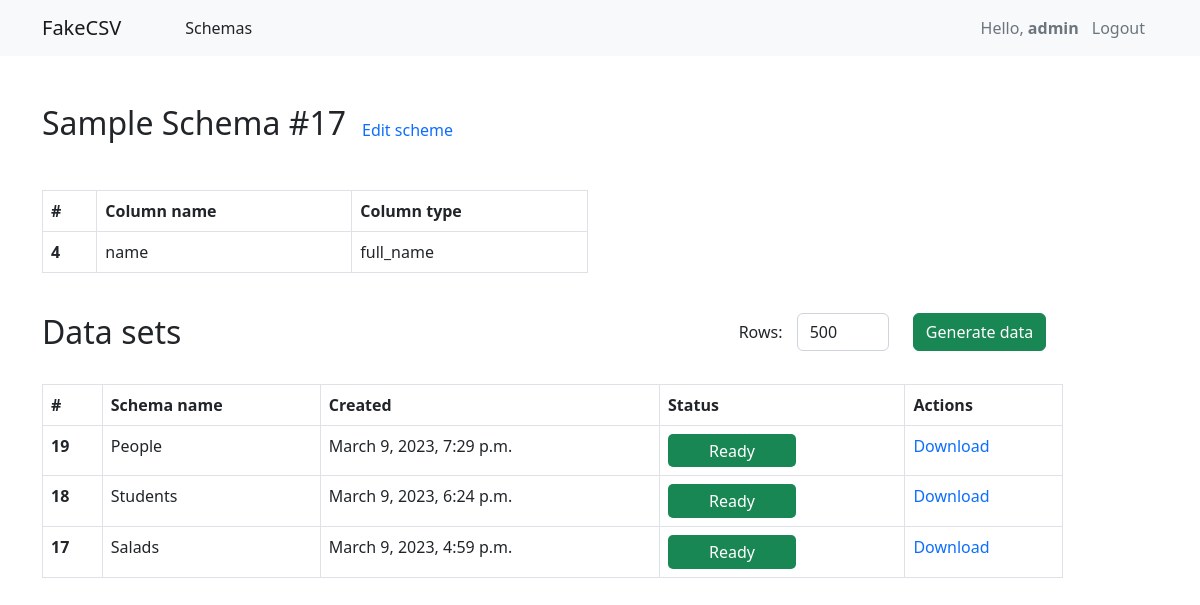
Page /data_sets/17 (signed in) on the committed database.
### main/models.py (models this page shows, shortened)
class Schema(models.Model):
    name = models.CharField(max_length=50)
    column_separator = models.CharField(max_length=5)
    string_character = models.CharField(max_length=5)
    creation_date = models.DateField(auto_now_add=True)
    updated = models.DateTimeField(auto_now=True)
    is_created = models.BooleanField(default=False)
    file_link = models.CharField(max_length=250, blank=True)
    class Meta:
        ordering = ('-updated',)
        verbose_name_plural = 'Schemas'

class ColumnItem(models.Model):
    col_name = models.CharField(max_length=50, blank=True, null=True)
    schema = models.ForeignKey(Schema, related_name='columns', on_delete=models.CASCADE)
    order = models.PositiveIntegerField(blank=True, null=True)
    range_min = models.PositiveIntegerField(blank=True, null=True)
    range_max = models.PositiveIntegerField(blank=True, null=True)
    col_type = models.CharField(max_length=20)
    user_id = models.CharField(max_length=20)
    class Meta:
        ordering = ('order',)

### main/views.py (the view)
# urls.py: path('data_sets/<int:pk>', views.data_sets_view, name='data_sets'),
@login_required()
def data_sets_view(request, pk):
    schemas = Schema.objects.all()
    schema = Schema.objects.get(id=pk)
    col_item = ColumnItem.objects.filter(schema=pk)
    data = {
        'schemas': schemas,
        'schema': schema,
        'col_item': col_item,
    }
    return render(request, 'main/data_sets.html', data)

### main/templates/main/data_sets.html (shortened to what this page needs)
{% extends 'index.html' %}
{% block content %}
    <div class="container fw-normal">
        <div class="row">
            <div class="d-flex align-items-end mt-5 mb-5">
                    <h2 class="mb-0">Sample Schema <span>#{{ schema.id }}</span></h2>
                    <div class="ms-3"><a href="/editing_schema/{{ schema.id }}" id="e_{{ schema.id }}" style="text-decoration: none">Edit scheme</a></div>
            </div>
            <div class="col-6">
                <table class="table col-6 table-bordered">
                    <thead>
                        <tr>
                            <th scope="col">#</th>
                            <th scope="col">Column name</th>
                            <th scope="col">Column type</th>
                        </tr>
                    </thead>
                    <tbody>
                        {% for col in col_item %}
                        <tr>
                            <th scope="row">{{ col.order }}</th>
                            <td>{{ col.col_name }}</td>
                            <td>{{ col.col_type }}</td>
                        </tr>
                        {% endfor %}
                    </tbody>
                </table>
            </div>
            <div class="col-11">
                <div class="row justify-content-between mt-4 mb-4">
                    <div class="col-3">
                        <h2>Data sets</h2>
                    </div>
                    <div class="col-4">
                        <div class="row align-items-center" method="post">
                            <div class="col-2">Rows:</div>
                                <div class="col-4"><input class="form-control" id="rows" type="number" value="500"></div>
                            <div class="col-6"><button class="btn btn-success" id="gen_data">Generate data</button></div>
                        </div>
                    </div>
                </div>
                <table class="table table-bordered fw-normal">
                    <thead>
                        <tr>
                            <th scope="col">#</th>
                            <th scope="col">Schema name</th>
                            <th scope="col">Created</th>
                            <th scope="col">Status</th>
                            <th scope="col">Actions</th>
                        </tr>
                    </thead>
                    <tbody>
                    {% for s in schemas %}
                        <tr id="s_{{ s.id }}">
                            <th scope="row">{{ s.id }}</th>
                            <td>{{ s.name }}</td>
                            <td>{{ s.updated }}</td>
                            {% if  s.is_created %}
                                <td><div id="indicator" class="ready">Ready</div></td>
                                <td><a href="/{{ s.file_link }}" style="text-decoration: none">Download</a></td>
                            {% else %}
                                <td><div id="indicator" class="not_ready">Not ready</div></td>
                                <td><a class="disabled" href="/{{ s.file_link }}" style="text-decoration: none">Download</a></td>
                            {% endif %}
                        </tr>
                    {% endfor %}
                    </tbody>
                </table>
            </div>
        </div>
    </div>
{% endblock %}

### templates/index.html (shortened to what this page needs)
{% load static %}
<!DOCTYPE html>
<html lang="en">
<head>
    <link href="https://cdn.jsdelivr.net/npm/bootstrap@5.2.3/dist/css/bootstrap.min.css" rel="stylesheet">
    <link href="{% static "style/style.css" %}" rel="stylesheet">
</head>
<body>
    <nav class="navbar navbar-expand-lg bg-light">
      <div class="container">
        <a class="navbar-brand" href="/">FakeCSV</a>
        <div class="collapse navbar-collapse" id="navbarSupportedContent">
          <ul class="navbar-nav me-auto mb-2 mb-lg-0">
            <li class="nav-item ms-5">
                Schemas
            </li>
          </ul>
          <div class="d-flex align-items-center text-muted">
              {% if user.is_authenticated %}
              <div>Hello, <b>{{ user.get_username }}<b> </div>
              <a href="{% url 'logout'%}?next={{request.path}}" type="button" class="btn btn-transparent text-muted">Logout</a>
              {% endif %}
          </div>
        </div>
      </div>
    </nav>
    {% block content %}
    {% endblock %}
</body>
</html>

### static/style/style.css (style rules this page uses)
.ready { background-color: #198754; border-radius: 5px; color: white; padding: 0.3rem; width: 8rem; text-align: center; }

### rows in the picture
Schema: id "17", name "Salads", updated "March 9, 2023, 4:59 p.m."
ColumnItem: order "4", col_name "name", col_type "full_name"
Schema: id "19", name "People", updated "March 9, 2023, 7:29 p.m."
Schema: id "18", name "Students", updated "March 9, 2023, 6:24 p.m."

### other values in the picture
{{ user.get_username }} "admin"
